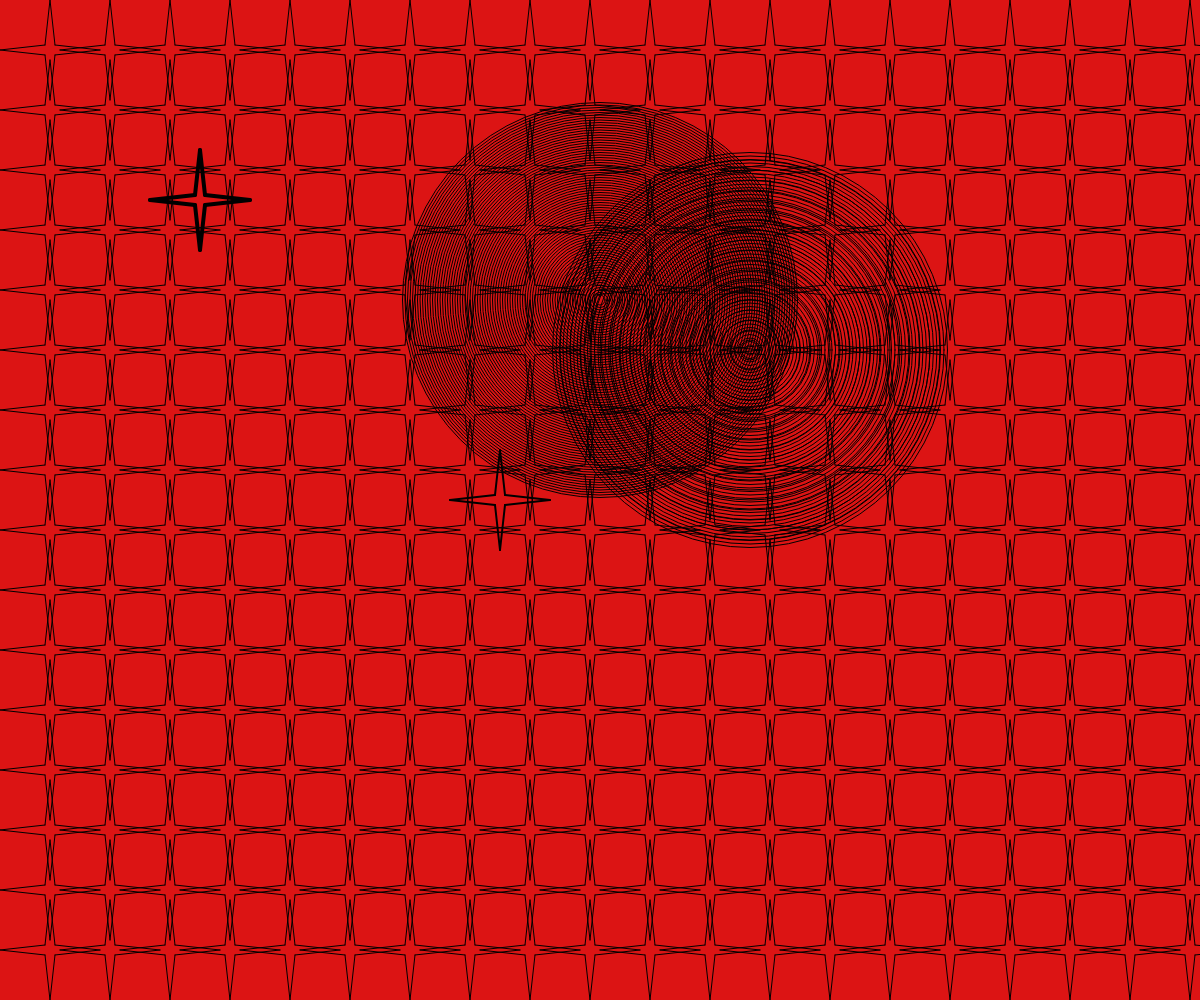
Frame 1 (no input)
Frame 60 (no input): identical to frame 1, image omitted
Frame 120 (the mouse pressed at the canvas centre since frame 60): identical to frame 1, image omitted

The p5.js sketch that drew this single still picture (run headless with seeded random() and noise() and a simulated clock; from frame 60 on, the mouse is pressed at the canvas centre):

// p5.js sketch
// ── sketch.js
function star(x, y, p, a) {
  line(x - a, y - a, x, y - p);
  line(x, y - p, x + a, y - a);
  line(x + a, y - a, x + p, y);
  line(x + p, y, x + a, y + a);
  line(x + a, y + a, x, y + p);
  line(x, y + p, x - a, y + a);
  line(x - a, y + a, x - p, y);
  line(x - p, y, x - a, y - a);
}

function setup() {
  createCanvas(windowWidth, windowHeight);

  background(220, 20, 20);

  //drawing a row of stars
  // for (let x = 50; x < width; x += 75) {
    // star(x, 50, 50, 5);
  // }

  // drawing a column of stars
  // for (let y = 50; y < width; y += 75) {
    // star(50, y, 50, 5);
  // }

  // drawing multiple rows of rows
  for (let y = 50; y < height; y += 60) {
    //drawing a row of stars
    for (let x = 50; x < width; x += 60) {
      star(x, y, 50, 5); //the y had to be changed bc the y is changing!
    }
  }

  push();
  strokeWeight(4);
  translate(200, 200);
  line(-5, -5, 0, -50);
  line(0, -50, 5, -5);
  line(-50, 0, -5, -5);
  line(-50, 0, -5, 5);
  line(-5, 5, 0, 50);
  line(0, 50, 5, 5);
  line(5, 5, 50, 0);
  line(50, 0, 5, -5);
  pop();

  strokeWeight(2);
  star(500, 500, 50, 5);

  // push();
  // noFill();
  // translate(500, 300);
  // ellipse(0, 0, 40);
  // ellipse(0, 0, 60);
  // ellipse(0, 0, 80);
  // pop();

  push();
  noFill();
  strokeWeight(1);
  translate(600, 300);
  for (let d = 10; d < 400; d += 5) {
    ellipse(0, 0, d);
  }

  translate(150, 50);
  for (let d = 10; d < 400; d += 7) {
    ellipse(0, 0, d);
  }

  for (let cnt = 0; cnt < 20; cnt++) {
    print(cnt);
    ellipse(0, 0, 20 * cnt);
  }
}

function draw() {}
